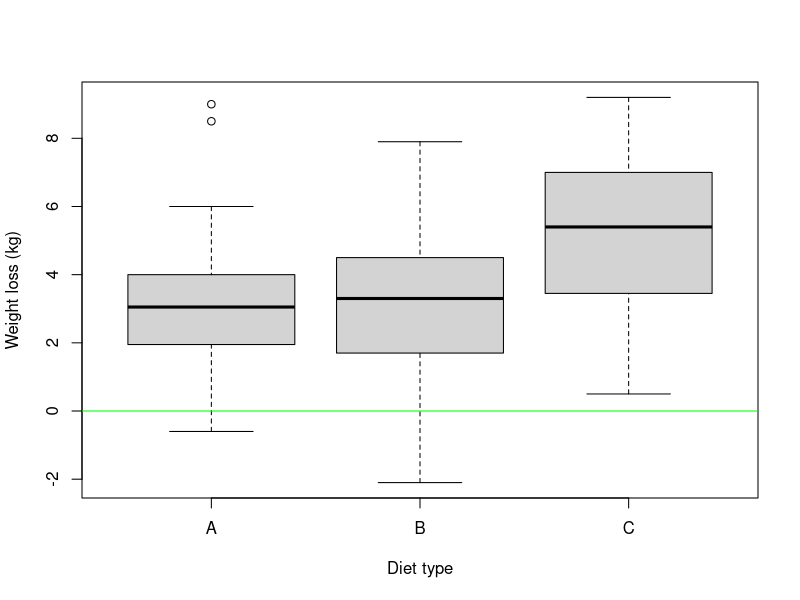
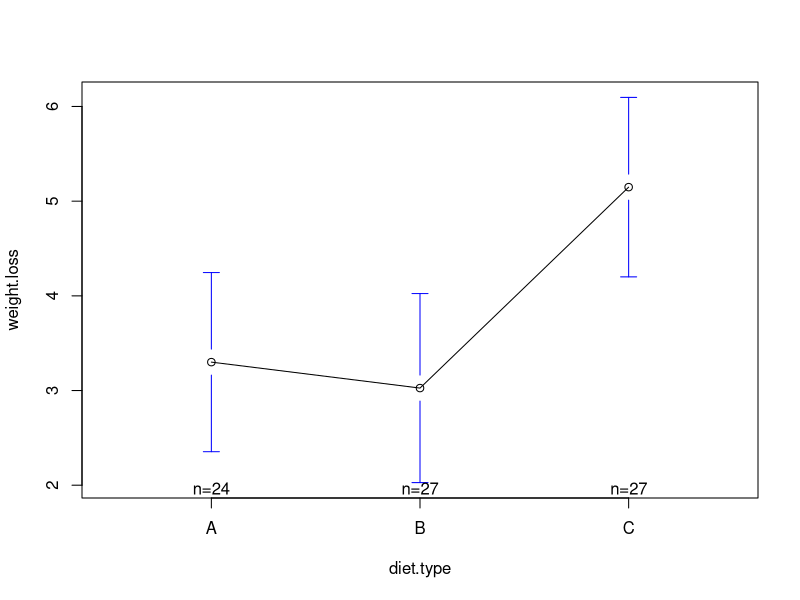
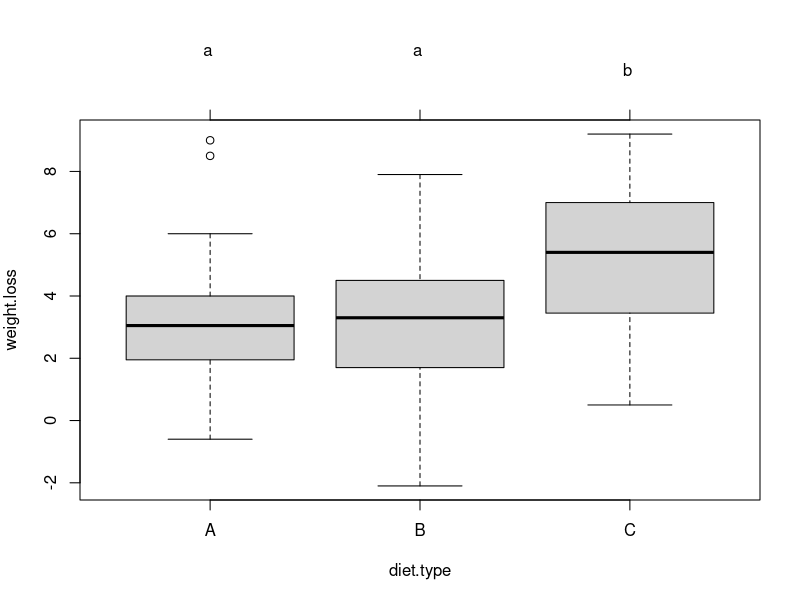
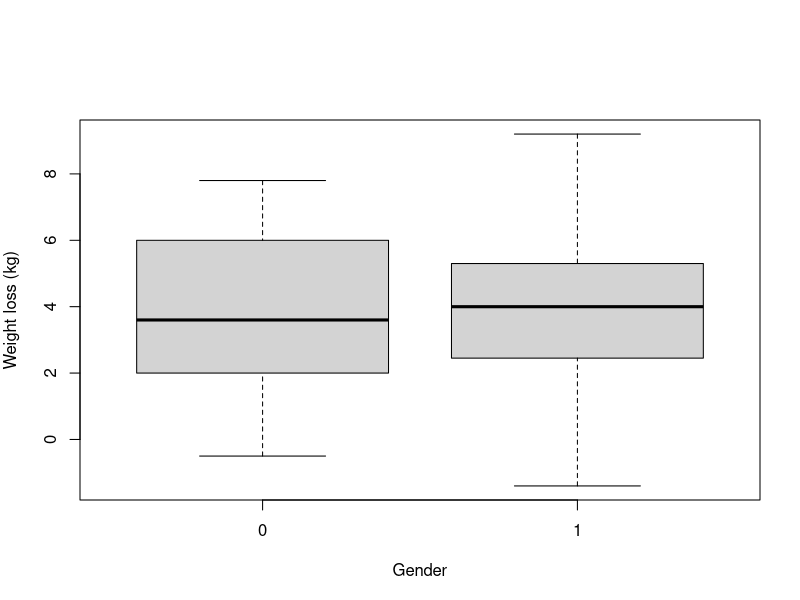
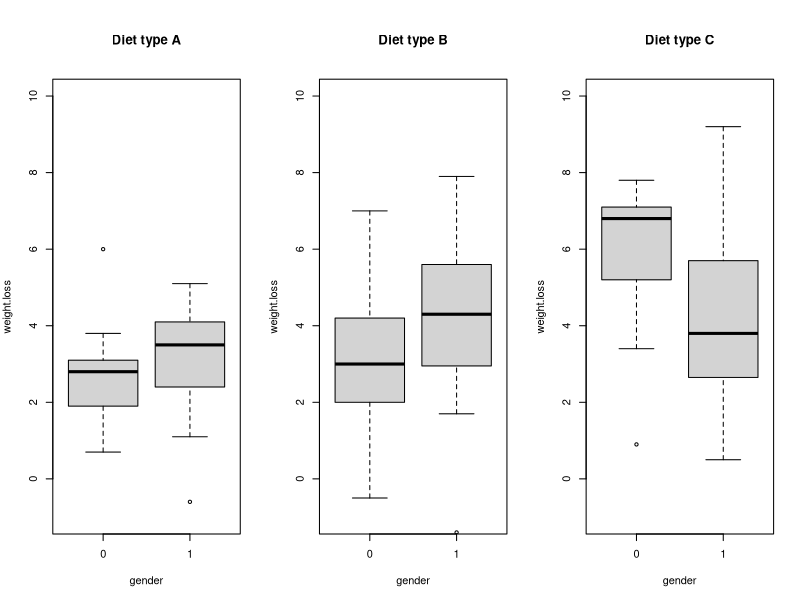

Reproduce these figures in R, in order.
#Дисперсионный анализ. Пример "Типы диет"

#Загрузим данные (папку data "Set As A Working Directory")
data = read.csv("data/diet.csv", row.names = 1)
summary(data)
#Ознакомимся со структурой и переименуем колонки, как нам удобно
#data/Diet_data_description.docx
#data/diet.csv

colnames(data) <- c("gender", "age", "height", "initial.weight", 
                    "diet.type", "final.weight")
data$diet.type <- factor(c("A", "B", "C")[data$diet.type])

#Добавим новую колонку - Похудение
data$weight.loss = data$initial.weight - data$final.weight

#Проанализиуем есть ли различия по типам диет
boxplot(weight.loss~diet.type,data=data,col="light gray",
        ylab = "Weight loss (kg)", xlab = "Diet type")
abline(h=0,col="green")

#Проверим сбалансированные ли данные
table(data$diet.type)

#График групповых средних
###install.packages("gplots")
library(gplots)
plotmeans(weight.loss ~ diet.type, data=data)
aggregate(data$weight.loss, by = list(data$diet.type), FUN=sd)

#Для подгонки ANOVA модели используем функцию aov, частный случай линейной модели lm
#тест на межгрупповые различия
fit <- aov(weight.loss ~ diet.type, data=data)
summary(fit)

#Попарные различия между средними значениями для всех групп
TukeyHSD(fit)

#Tukey honest significant differences test
###install.packages("multcomp")
library(multcomp)
par(mar=c(5,4,6,2))
tuk <- glht(fit, linfct=mcp(diet.type="Tukey"))
plot(cld(tuk, level=.05),col="lightgrey")

#ЗАДАНИЕ

#Добавить проверку на выбросы и избавиться от них
##Удалим строки с N/A значениями
data <- na.omit(data) 
##Удалим строки с выбросами по boxplot
data <- data[!(data$diet.type == "A" & data$weight.loss > 8), ]
data <- data[!(data$diet.type == "B" & data$weight.loss < -2), ]

#Повторно провести все тесты и сравнить результаты с выбросами и без
###[Повторить все строчки выше - получатся следующие результаты:]

# Данные распределялись по типам диет следующим образом
# до удаления выбросов:
# A - 24,  B - 27,  C - 27 
# после удаления выбросов:
# A - 22,  B - 24,  C - 27 

# Среднеквадратичное отклонение:
# до удаления выбросов:
# Group.1        x
# 1       A 2.240148
# 2       B 2.523367
# 3       C 2.395568
# после удаления выбросов:
# Group.1        x
# 1       A 1.550569
# 2       B 2.243428
# 3       C 2.395568

# Значимость поднялась с ** до ***. 
# до удаления выбросов:
# Pr(>F) = 0.00323 **
# после удаления выбросов:
# Pr(>F) = 0.000719 ***

# TukeyHSD(fit)
# $diet.type
# до удаления выбросов:
#           diff        lwr      upr     p adj
# B-A -0.2740741 -1.8806155 1.332467 0.9124737
# C-A  1.8481481  0.2416067 3.454690 0.0201413
# C-B  2.1222222  0.5636481 3.680796 0.0047819
#
# после удаления выбросов:
#          diff        lwr      upr     p adj
# B-A 0.6871212 -0.8132814 2.187524 0.5193612
# C-A 2.3436027  0.8836100 3.803595 0.0007631
# C-B 1.6564815  0.2304030 3.082560 0.0188174

#Открыть документ Diet_data_description.docx и попытаться выполнить задания:

### По графику видно, что типы диет A и B были отнесены к a, а тип диеты C к b. 
### По объему сбрасываемого веса тип диеты C кажется самой эффективной, однако
### утверждать однозначно, благодаря чему происходит похудение, пока нельзя.
 
#Проанализируем, зависит ли похудение от пола
boxplot(weight.loss ~ gender, data = data, col="light gray",
        ylab = "Weight loss (kg)", xlab = "Gender")
aggregate(data$weight.loss, by = list(data$gender), FUN = summary)

# 1W.ANOVA
fit <- aov(weight.loss ~ gender, data = data)
summary(fit)
### Для пола Pr(>F) = 0.903, т.е. пол не влияет на похудение

# 2W.ANOVA
fit <- aov(weight.loss ~ diet.type + gender, data = data)
summary(fit)
### Тип диеты*** влияет, а пол нет

# Графики зависимости похудения от пола и типа диеты
diet.types <- split(data, f = data$diet.type)
par(mfrow=c(1,3))
boxplot(weight.loss ~ gender, data = diet.types$A, ylim = c(-1, 10), main = "Diet type A")
boxplot(weight.loss ~ gender, data = diet.types$B, ylim = c(-1, 10), main = "Diet type B")
boxplot(weight.loss ~ gender, data = diet.types$C, ylim = c(-1, 10), main = "Diet type C")

# ANCOVA - проанализируем зависимость похудения от диеты, пола, роста, возраста
fit <- aov(weight.loss ~ diet.type + gender + height, data = data)
summary(fit)
fit <- aov(weight.loss ~ diet.type + gender + height + age, data = data)
summary(fit)

### Никакие из параметров не влияют на похудение, кроме типов диет, поэтому
### диету C можно назвать самой эффективной, а диету А - самой неэффективной.
